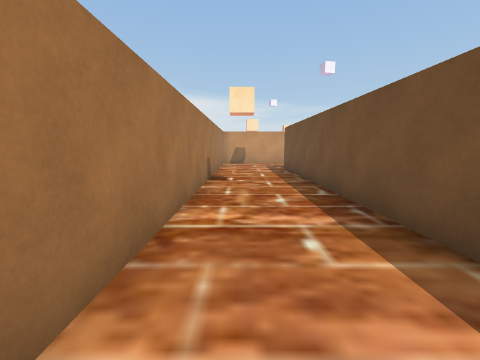
[1] (above)

24 first-person views from a walk through a 3-D level made in the Unity game engine. The camera is 1.2 m above the floor, tilts 8° down and sees 90° across. The floor is counted in squares, 1 m on a side. Each view is taken from the middle of a square. On the plan, view 1 faces up. The plan holds only what a view shows up to about 12 squares ahead; the rest is blank. The place goes on beyond the plan. The player character is not drawn.

[2]
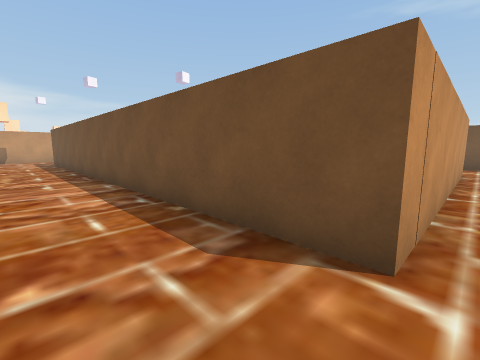

[3]
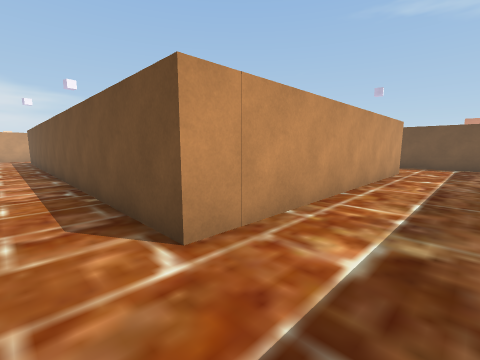

[4]
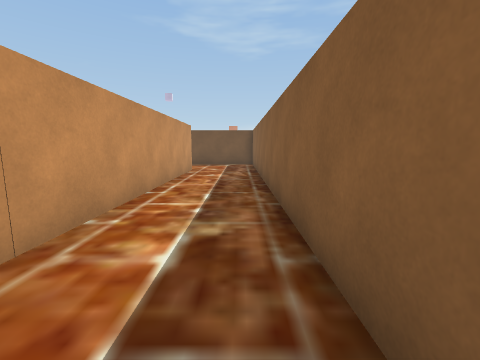

[5]
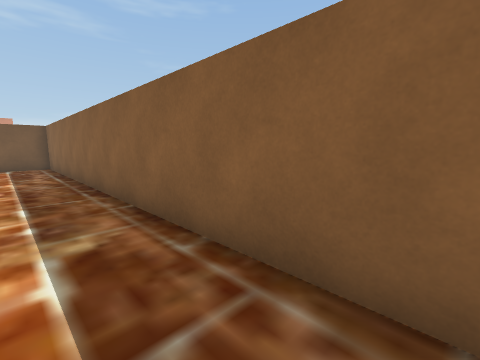

[6]
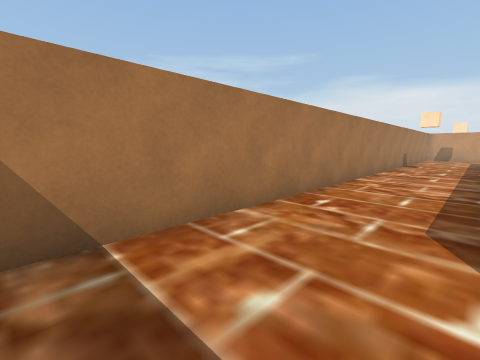

[7]
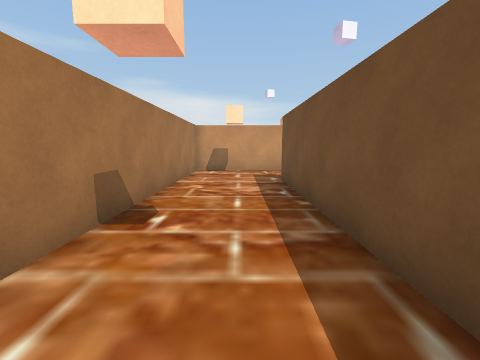

[8]
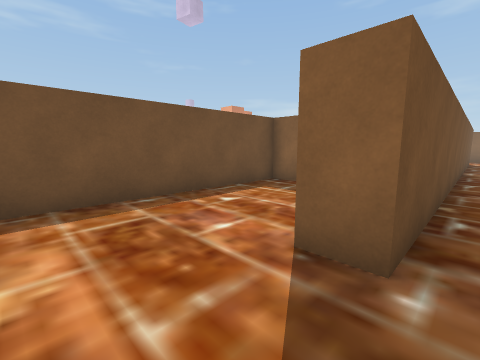

[9]
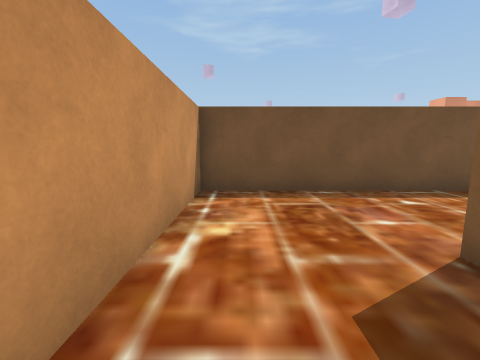

[10]
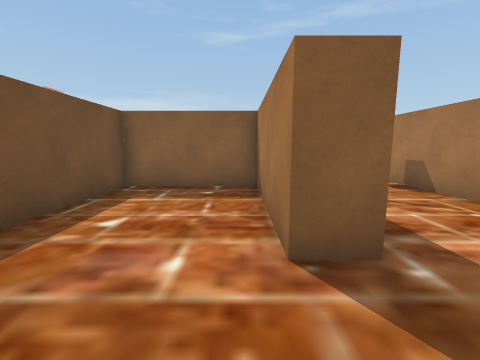

[11]
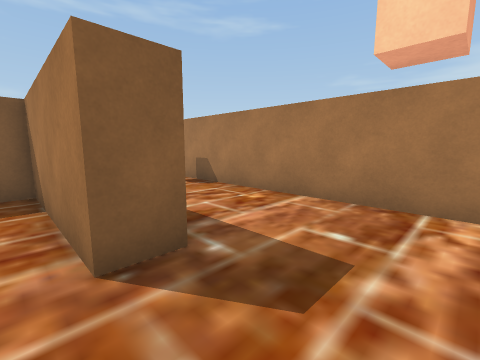

[12]
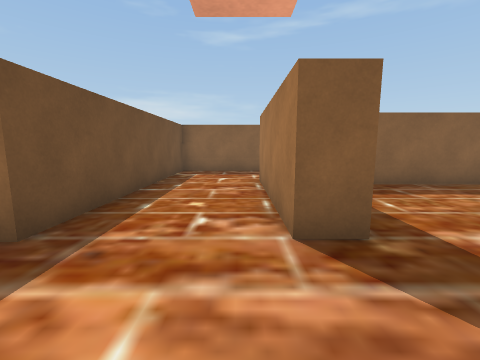

[13]
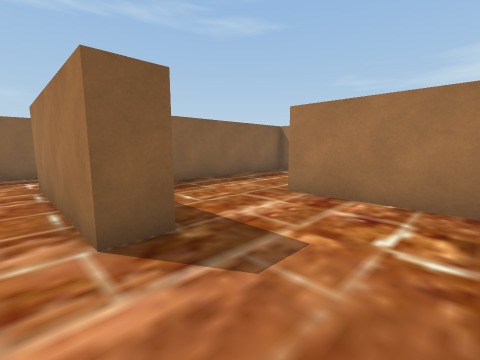

[14]
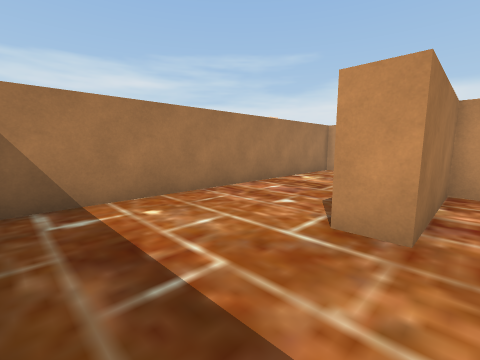

[15]
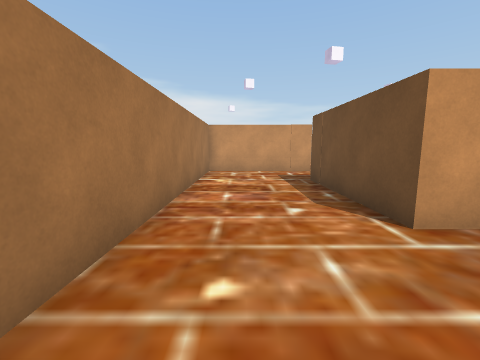

[16]
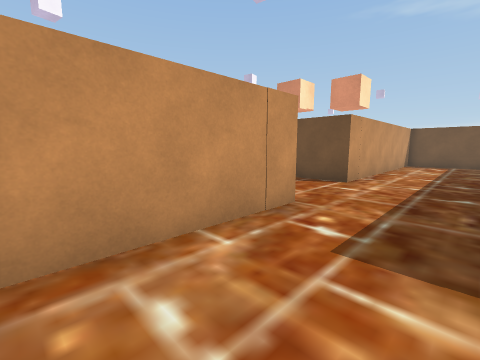

[17]
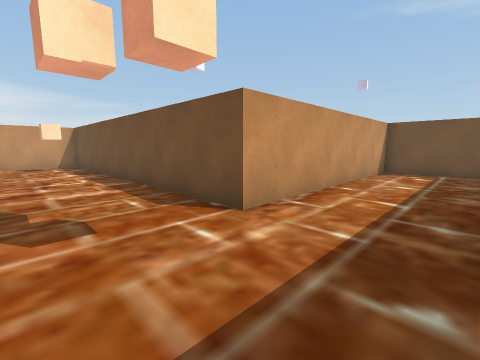

[18]
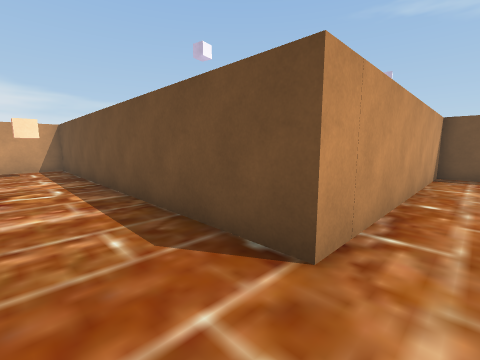

[19]
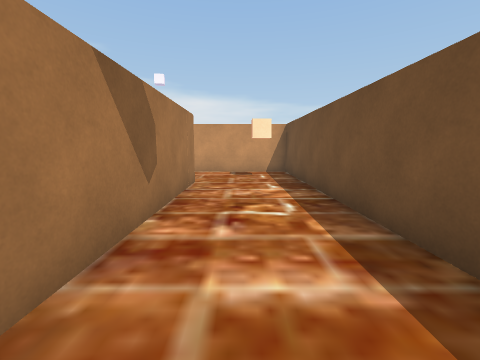

[20]
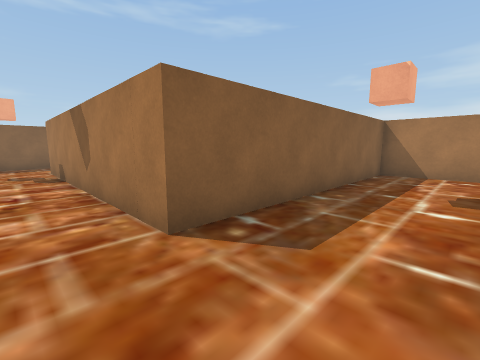

[21]
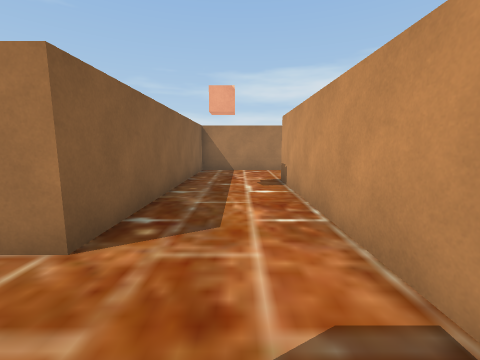

[22]
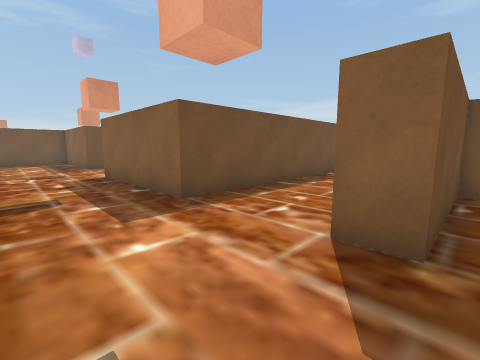

[23]
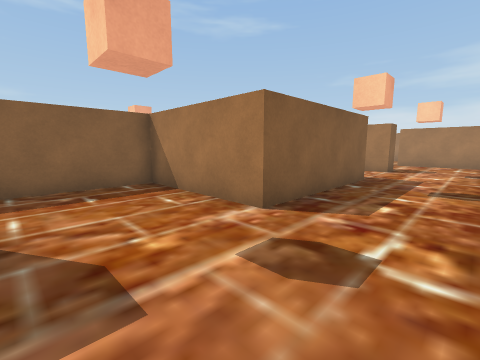

[24]
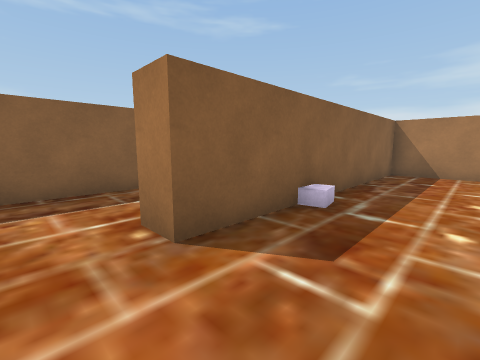

### Floor plan
Points are (right, up) in squares from view 1. A wall is a line through its corners. A room is listed if a view was taken in it or the views show most of it. See-through windows are left out.
Room 1 (views 1, 2, 3, 4, 5, 6, 7, 8, 9, 10, 11, 12, 13, 14, 15, 16, 17, 18, 19, 20, 21, 22, 23, 24)
walls: (21.4, 5) (21.4, 8.1) (12.2, 8.1) (12.2, 21.5) (2.4, 21.5); (9.2, 4.5) (10, 4.5); (9.1, 3.5) (8.5, 3.5) (8.5, -0.6) (7.5, -0.6) (7.5, 4.5); (12.2, -4.6) (12.2, 0) (13.3, 0) (13.3, -5.5) (2.5, -5.5) (2.5, 13.6) (3.5, 13.6) (3.5, 8.8) (7.5, 8.8) (7.5, 17.1) (-1.2, 17.1) (-1.2, -8.1); (4.4, -4.6) (9.8, -4.6); (31.2, -8.8) (34.1, -8.8); (0.9, -8.8) (16.8, -8.8) (16.8, 0) (22.5, 0) (22.5, -4.6) (32.6, -4.6) (32.6, -5.6); (-1.2, 22.1) (-1.2, 18.1) (8.5, 18.1) (8.5, 7.8) (3.5, 7.8) (3.5, -4.1)
objects: other object (29, -4)

Where each view was taken, in squares from view 1:
view 1: 0 up, 0 right, facing up
view 2: 6 down, 0 right, facing up-right
view 3: 8 down, 1 right, facing up-right
view 4: 8 down, 1 right, facing right
view 5: 7 down, 1 right, facing down-right
view 6: 8 down, 2 right, facing up-left
view 7: 5 up, 1 right, facing up
view 8: 16 up, 2 right, facing down-right
view 9: 16 up, 1 right, facing right
view 10: 16 up, 4 right, facing down
view 11: 16 up, 4 right, facing down-left
view 12: 3 up, 14 right, facing down
view 13: 3 up, 14 right, facing down-left
view 14: 4 down, 9 right, facing up-left
view 15: 4 down, 5 right, facing up
view 16: 5 up, 4 right, facing up-right
view 17: 5 up, 9 right, facing up-right
view 18: 7 up, 10 right, facing up-right
view 19: 10 up, 10 right, facing up
view 20: 21 up, 10 right, facing down-left
view 21: 20 up, 11 right, facing left
view 22: 3 up, 12 right, facing down-right
view 23: 3 up, 26 right, facing down-left
view 24: 2 down, 34 right, facing down-left
